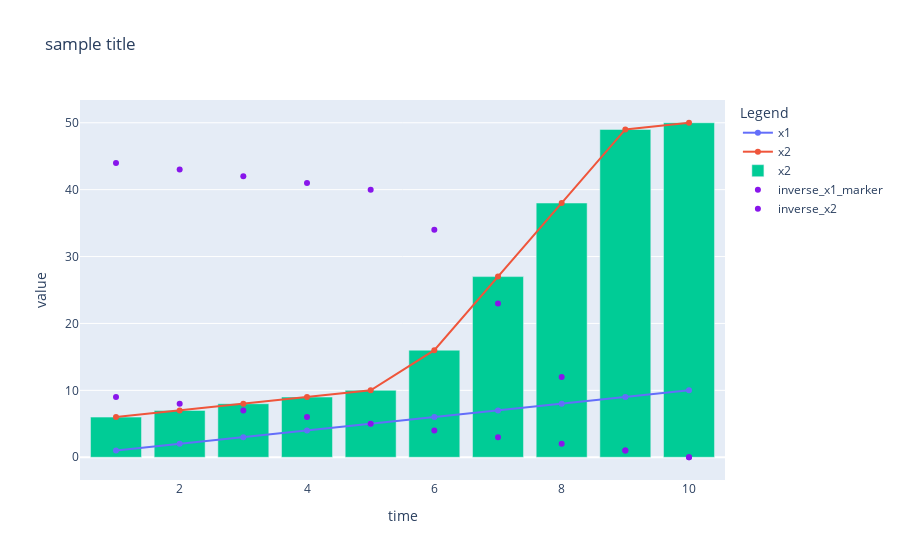

Notebook code cell kept with this figure:
### Code cell
tsp.add_marker(x = ts_data.time_index['time'], y = 50-ts_data.data['x2'], color = '#8815EB', legendName = 'inverse_x2')
tsp

### Figure 1 — Plotly figure (JSON) as saved in the notebook; plotly's stock layout.template omitted (floating-point values rounded to 4 significant figures)
{"data": [{"name": "x1", "showlegend": true, "type": "scatter", "x": [1, 2, 3, 4, 5, 6, 7, 8, 9, 10], "y": [1, 2, 3, 4, 5, 6, 7, 8, 9, 10]}, {"name": "x2", "showlegend": true, "type": "scatter", "x": [1, 2, 3, 4, 5, 6, 7, 8, 9, 10], "y": [6, 7, 8, 9, 10, 16, 27, 38, 49, 50]}, {"name": "x2", "showlegend": true, "type": "bar", "x": [1, 2, 3, 4, 5, 6, 7, 8, 9, 10], "y": [6, 7, 8, 9, 10, 16, 27, 38, 49, 50]}, {"marker": {"color": "#8815EB", "symbol": "circle"}, "mode": "markers", "name": "inverse_x1_marker", "showlegend": true, "type": "scatter", "x": [1, 2, 3, 4, 5, 6, 7, 8, 9, 10], "y": [9, 8, 7, 6, 5, 4, 3, 2, 1, 0]}, {"marker": {"color": "#8815EB", "symbol": "circle"}, "mode": "markers", "name": "inverse_x2", "showlegend": true, "type": "scatter", "x": [1, 2, 3, 4, 5, 6, 7, 8, 9, 10], "y": [44, 43, 42, 41, 40, 34, 23, 12, 1, 0]}], "layout": {"legend": {"title": {"text": "Legend"}}, "title": {"text": "sample title"}, "xaxis": {"title": {"text": "time"}}, "yaxis": {"title": {"text": "value"}}}}
